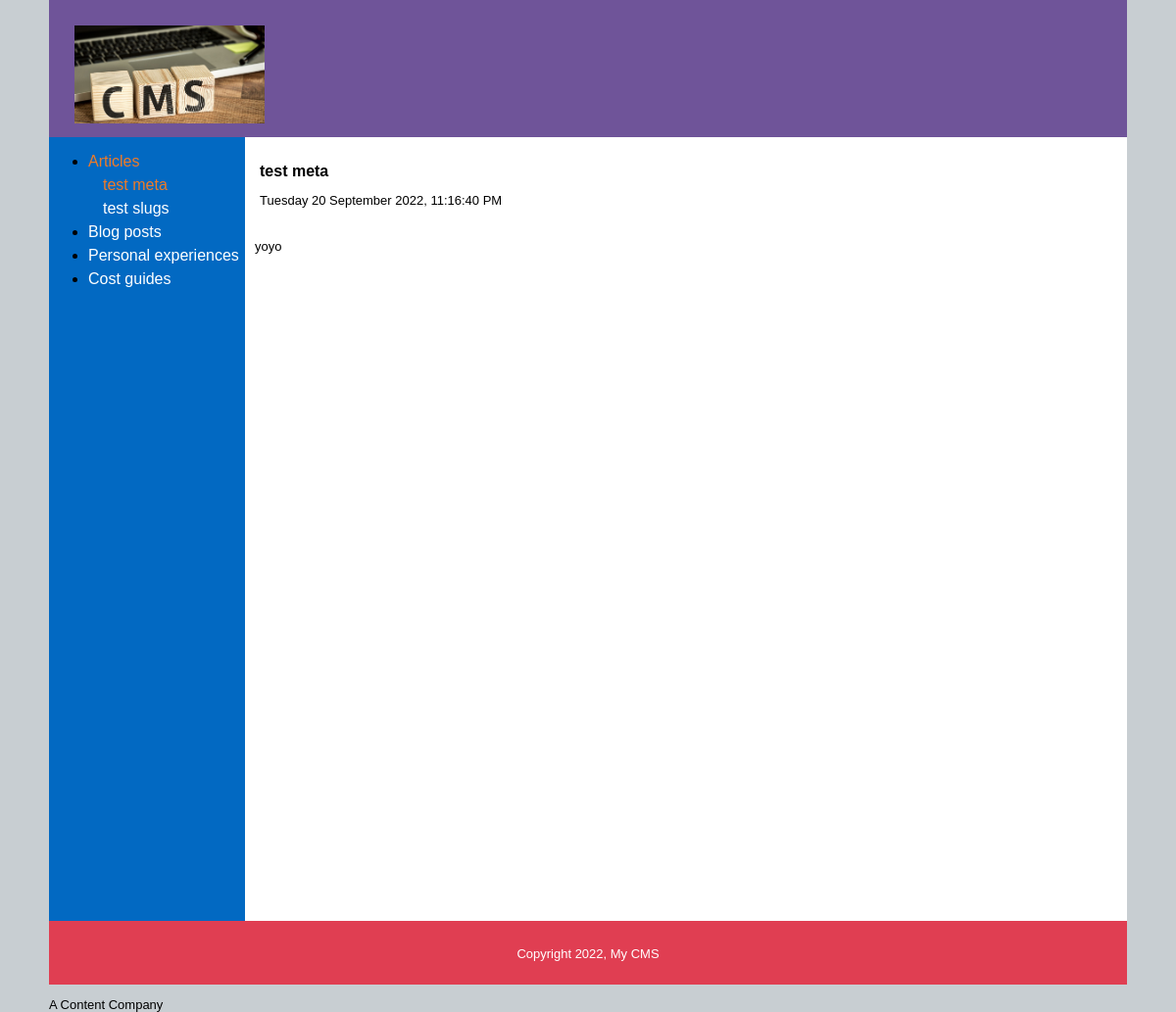
The app's page /index.php?content_type_id=1 with its own data.
### tables this page shows
CREATE TABLE IF NOT EXISTS `content_types` (
  `id` int(11) NOT NULL AUTO_INCREMENT,
  `name` varchar(255) DEFAULT NULL,
  `position` int(3) DEFAULT NULL,
  `visible` tinyint(1) DEFAULT NULL,
  `slug` varchar(255) NOT NULL,
  PRIMARY KEY (`id`)
);

CREATE TABLE IF NOT EXISTS `pages` (
  `id` int(11) NOT NULL AUTO_INCREMENT,
  `content_type_id` int(11) DEFAULT NULL,
  `title` varchar(255) DEFAULT NULL,
  `position` int(3) DEFAULT NULL,
  `visible` tinyint(1) DEFAULT NULL,
  `content` text,
  `author_id` int(11) DEFAULT NULL,
  `slug` varchar(255) DEFAULT NULL,
  `created_at` timestamp NOT NULL DEFAULT CURRENT_TIMESTAMP,
  `updated_at` datetime NOT NULL DEFAULT CURRENT_TIMESTAMP ON UPDATE CURRENT_TIMESTAMP,
  PRIMARY KEY (`id`),
  UNIQUE KEY `unique_index_content_type_id_slug` (`content_type_id`,`slug`),
  KEY `fk_content_type_id` (`content_type_id`) USING BTREE,
  KEY `fk_author_id` (`author_id`)
);

### private/query_functions.php (called while the page is built, shortened)
<?php
  function find_all_content_types($options=[]) {
    global $db;
    $sql = "SELECT * FROM content_types ";
    $sql .= "ORDER BY position ASC";
    $result = mysqli_query($db, $sql);
    return $result;
  }
  function find_content_type_by_id($id, $options=[]) {
    global $db;
    $visible = $options['visible'] ?? false;
    $sql = "SELECT * FROM content_types ";
    $sql .= "WHERE id='" . db_escape($db, $id) . "' ";
    if($visible) {
      $sql .= "AND visible = true";
    }
    $result = mysqli_query($db, $sql);
    $content_type = mysqli_fetch_assoc($result);
    return $content_type;
  }
  function find_pages_by_content_type_id($content_type_id, $options=[]) {
    global $db;
    $visible = $options['visible'] ?? false;
    $sql = "SELECT * FROM pages ";
    $sql .= "WHERE content_type_id='" . db_escape($db, $content_type_id) . "' ";
    if($visible) {
      $sql .= "AND visible = true ";
    }
    $sql .= "ORDER BY position ASC";
    $result = mysqli_query($db, $sql);
    return $result;
  }
?>

### private/functions.php (called while the page is built, shortened)
<?php
function get_url($script_path) {
  if($script_path[0] != '/') {
    $script_path = "/" . $script_path;
  }
  return WWW_ROOT . $script_path;
}
function u($string="") {
  return urlencode($string);
}
function h($string="") {
  return htmlspecialchars($string);
}
function format_page_date($date) {
  $datetime = new DateTime($date);
  return $datetime->format('l d F Y, h:i:s A');
}
?>

### private/database.php (called while the page is built, shortened)
<?php
  function db_escape($connection, $string) {
    return mysqli_real_escape_string($connection, $string);
  }
?>

### public/index.php (the view, shortened to what this page needs)
<?php require_once('../private/initialize.php'); ?>
<?php
$preview = false;
$visible = !$preview;
if(isset($_GET['id'])) {
  $page_id = $_GET['id'];
  $page = find_page_by_id($page_id, ['visible' => $visible]);
  if(!$page) {
    redirect_to(get_url('/index.php'));
  }
  $content_type_id = $page['content_type_id'];
  $content_type = find_content_type_by_id($content_type_id, ['visible' => $visible]);
  if(!$content_type) {
    redirect_to(get_url('/index.php'));
  }
} elseif(isset($_GET['content_type_id'])) {
  $content_type_id = $_GET['content_type_id'];
  $page_set = find_pages_by_content_type_id($content_type_id, ['visible' => $visible]);
  $page = mysqli_fetch_assoc($page_set);
  $page_id = $page['id'];
}
else {
}
?>
<?php include(COMMON_PATH . '/public_header.php'); ?>
<div id="main">
  <?php include(COMMON_PATH . '/public_navigation.php'); ?>
  <div id="page">
  <div id="page-info">
    <h1><?php if (isset($page['title'])) {echo $page['title'];}?></h1>
    <p><?php if (isset($page['updated_at'])) {echo format_page_date($page['updated_at']);} ?></p>
  </div>
  <div id="content">
    <?php
      if(isset($page)) {
        $allowed_tags = '<div><img><h1><h2><p><br><strong><em><ul><li>';
        echo strip_tags($page['content'], $allowed_tags);
      } else {
        include(COMMON_PATH . '/static_homepage.php');
      }
    ?>
</div>
  </div>
</div>
<?php include(COMMON_PATH . '/public_footer.php'); ?>

### private/common/public_navigation.php (shortened to what this page needs)
<?php
  $page_id = $page_id ?? '';
  $content_type_id = $content_type_id ?? '';
  $visible = $visible ?? true;
?>
<navigation>
  <?php $nav_content_types = find_all_content_types(['visible' => $visible]); ?>
  <ul class="content-types">
    <?php while($nav_content_type = mysqli_fetch_assoc($nav_content_types)) { ?>
      <li class="<?php if($nav_content_type['id'] == $content_type_id) { echo 'selected'; } ?>">
        <a href="<?php echo get_url('index.php?content_type_id=' . h(u($nav_content_type['id']))); ?>">
          <?php echo h($nav_content_type['name']); ?>
        </a>
        <?php if($nav_content_type['id'] == $content_type_id) { ?>
          <?php $nav_pages = find_pages_by_content_type_id($nav_content_type['id'], ['visible' => $visible]); ?>
          <ul class="pages">
            <?php while($nav_page = mysqli_fetch_assoc($nav_pages)) { ?>
              <li class="<?php if($nav_page['id'] == $page_id) { echo 'selected'; } ?>">
                <a href="<?php echo get_url('index.php?id=' . h(u($nav_page['id']))); ?>">
                  <?php echo h($nav_page['title']); ?>
                </a>
              </li>
            <?php }  ?>
          </ul>
        <?php }  ?>
      </li>
    <?php }  ?>
  </ul>
</navigation>

### public/stylesheets/public.css (style rules this page uses)
html { height: 100%; width: 100%; }
body { width: 1100px; height: 100%; margin: auto; border: 0; font-family: Verdana, Arial, Helvetica, sans-serif; font-size: 13px; line-height: 15px; background: #c8ced2; }
#main { width: 1100px; height: 100%; min-height: 800px; margin: 0; padding: 0; background: #c8ced2; }
navigation { float: left; width: 200px; height: 100%; background: #0269c2; }
navigation a { color: #FFFFFF; text-decoration: none; }
a { color: #E03E52; text-decoration: none }
ul.pages { margin-left: 15px; padding: 0; list-style: none; font-weight: normal; }
.selected > a { color: #f07b27; font-style: normal; }
navigation li { font-size: 16px; line-height: 1.5em; }
#page { float: right; width: 900px; height: 100%; padding-left: 0; vertical-align: top; background: #ffffff; }
#page h1 { font-size: 16px; color: #000000; line-height: normal; }
#page p { font-family: "Gill Sans", "Gill Sans MT", "Myriad Pro", "DejaVu Sans Condensed", Helvetica, Arial, "sans-serif" font-size: 12px; color: #000000; padding: 0px; line-height: normal; }
#content { margin-top: 0px; margin-left: 10px; margin-right: 10px; }
#page-info { padding: 15px }

### records on screen
content_types: name "Articles"
pages: title "test meta", updated_at "Tuesday 20 September 2022, 11:16:40 PM", content "yoyo"
pages: title "test slugs"
content_types: name "Blog posts"
content_types: name "Personal experiences"
content_types: name "Cost guides"
